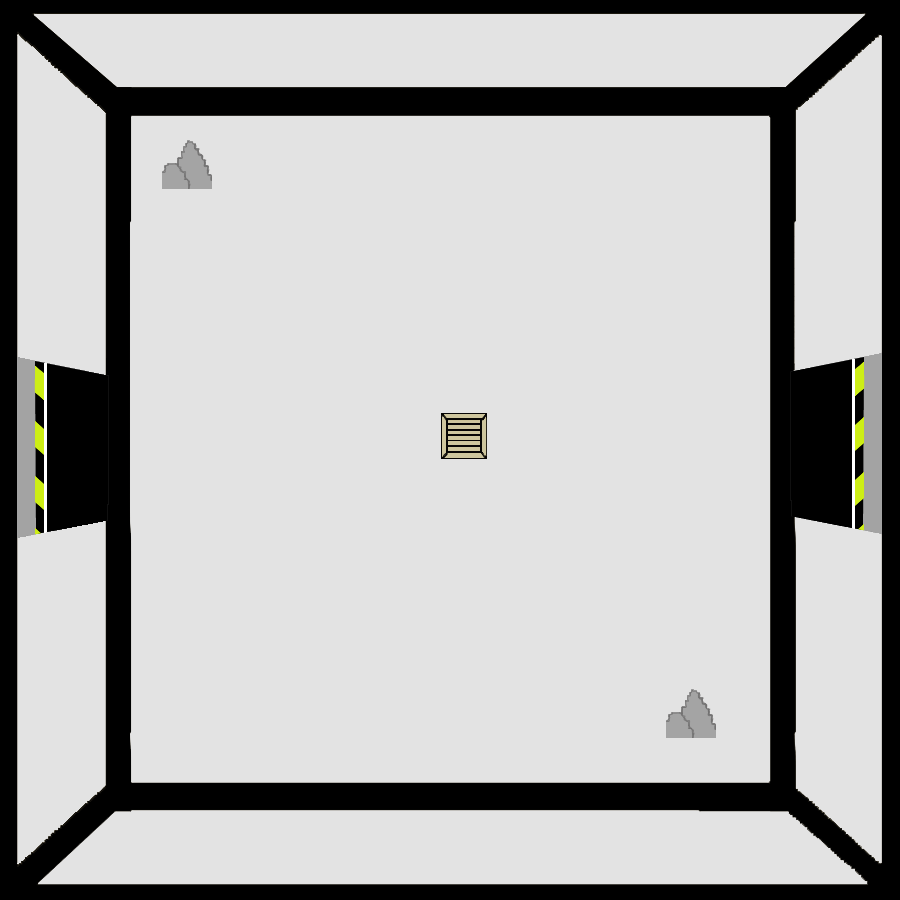

This game map was drawn from its Tiled (.tmx) file and the tilesets committed beside it. A one-line description and the trimmed map source follow:
An orthogonal 100x100 tile map with 9x9 px tiles, 2 tile layers (SALA, OBJETOS), 3 tilesets.

<map version="1.2" tiledversion="1.3.3" orientation="orthogonal" renderorder="right-down" width="100" height="100" tilewidth="9" tileheight="9" infinite="0" nextlayerid="3" nextobjectid="1">
 <tileset firstgid="1" source="LAB5.tsx" />
 <tileset firstgid="10001" source="ROCAS.tsx" />
 <tileset firstgid="10002" source="CAJA.tsx" />
 <layer id="1" name="SALA" width="100" height="100">
  <data>[10000 cells, 10000 non-empty, 10000 distinct tile ids]</data>
 </layer>
 <layer id="2" name="OBJETOS" width="100" height="100">
  <data>[10000 cells, 715 non-empty, 714 distinct tile ids]</data>
 </layer>
</map>
